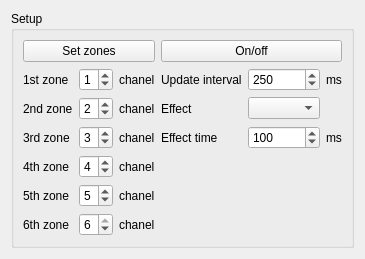
      <widget class="QWidget" name="tab_4">
       <attribute name="title">
        <string>Ext. backlight</string>
       </attribute>
       <layout class="QGridLayout" name="gridLayout_4">
        <item row="0" column="0" colspan="2">
         <widget class="QGroupBox" name="groupBox_2">
          <property name="title">
           <string>Setup</string>
          </property>
          <layout class="QGridLayout" name="gridLayout_19">
           <item row="1" column="0">
            <widget class="QLabel" name="label_4">
             <property name="text">
              <string>1st zone</string>
             </property>
            </widget>
           </item>
           <item row="11" column="1">
            <widget class="QSpinBox" name="spinBox_19">
             <property name="maximum">
              <number>6</number>
             </property>
             <property name="value">
              <number>6</number>
             </property>
            </widget>
           </item>
           <item row="1" column="1">
            <widget class="QSpinBox" name="spinBox_14">
             <property name="maximum">
              <number>6</number>
             </property>
             <property name="value">
              <number>1</number>
             </property>
            </widget>
           </item>
           <item row="5" column="0">
            <widget class="QLabel" name="label_29">
             <property name="text">
              <string>3rd zone</string>
             </property>
            </widget>
           </item>
           <item row="11" column="0">
            <widget class="QLabel" name="label_5">
             <property name="text">
              <string>6th zone</string>
             </property>
            </widget>
           </item>
           <item row="7" column="0">
            <widget class="QLabel" name="label_28">
             <property name="text">
              <string>4th zone</string>
             </property>
            </widget>
           </item>
           <item row="9" column="0">
            <widget class="QLabel" name="label_6">
             <property name="text">
              <string>5th zone</string>
             </property>
            </widget>
           </item>
           <item row="3" column="0">
            <widget class="QLabel" name="label_27">
             <property name="text">
              <string>2nd zone</string>
             </property>
            </widget>
           </item>
           <item row="7" column="1">
            <widget class="QSpinBox" name="spinBox_17">
             <property name="maximum">
              <number>6</number>
             </property>
             <property name="value">
              <number>4</number>
             </property>
            </widget>
           </item>
           <item row="9" column="2">
            <widget class="QLabel" name="label_34">
             <property name="text">
              <string>chanel</string>
             </property>
            </widget>
           </item>
           <item row="3" column="1">
            <widget class="QSpinBox" name="spinBox_15">
             <property name="maximum">
              <number>6</number>
             </property>
             <property name="value">
              <number>2</number>
             </property>
            </widget>
           </item>
           <item row="5" column="2">
            <widget class="QLabel" name="label_32">
             <property name="text">
              <string>chanel</string>
             </property>
            </widget>
           </item>
           <item row="11" column="2">
            <widget class="QLabel" name="label_35">
             <property name="text">
              <string>chanel</string>
             </property>
            </widget>
           </item>
           <item row="1" column="3">
            <widget class="QLabel" name="label_36">
             <property name="text">
              <string>Update interval</string>
             </property>
            </widget>
           </item>
           <item row="7" column="2">
            <widget class="QLabel" name="label_33">
             <property name="text">
              <string>chanel</string>
             </property>
            </widget>
           </item>
           <item row="5" column="1">
            <widget class="QSpinBox" name="spinBox_16">
             <property name="maximum">
              <number>6</number>
             </property>
             <property name="value">
              <number>3</number>
             </property>
            </widget>
           </item>
           <item row="1" column="4">
            <widget class="QSpinBox" name="spinBox_20">
             <property name="minimum">
              <number>100</number>
             </property>
             <property name="maximum">
              <number>5000</number>
             </property>
             <property name="singleStep">
              <number>50</number>
             </property>
             <property name="value">
              <number>250</number>
             </property>
            </widget>
           </item>
           <item row="3" column="2">
            <widget class="QLabel" name="label_31">
             <property name="text">
              <string>chanel</string>
             </property>
            </widget>
           </item>
           <item row="0" column="0" colspan="3">
            <widget class="QPushButton" name="pushButton_29">
             <property name="text">
              <string>Set zones</string>
             </property>
             <property name="checkable">
              <bool>true</bool>
             </property>
            </widget>
           </item>
           <item row="9" column="1">
            <widget class="QSpinBox" name="spinBox_18">
             <property name="maximum">
              <number>6</number>
             </property>
             <property name="value">
              <number>5</number>
             </property>
            </widget>
           </item>
           <item row="1" column="5">
            <widget class="QLabel" name="label_37">
             <property name="text">
              <string>ms</string>
             </property>
            </widget>
           </item>
           <item row="1" column="2">
            <widget class="QLabel" name="label_30">
             <property name="text">
              <string>chanel</string>
             </property>
            </widget>
           </item>
           <item row="0" column="3" colspan="3">
            <widget class="QPushButton" name="pushButton_30">
             <property name="text">
              <string>On/off</string>
             </property>
             <property name="checkable">
              <bool>true</bool>
             </property>
            </widget>
           </item>
           <item row="3" column="3">
            <widget class="QLabel" name="label_38">
             <property name="text">
              <string>Effect</string>
             </property>
            </widget>
           </item>
           <item row="3" column="4">
            <widget class="QComboBox" name="comboBox_7"/>
           </item>
           <item row="5" column="3">
            <widget class="QLabel" name="label_39">
             <property name="text">
              <string>Effect time</string>
             </property>
            </widget>
           </item>
           <item row="5" column="4">
            <widget class="QSpinBox" name="spinBox_21">
             <property name="maximum">
              <number>5000</number>
             </property>
             <property name="singleStep">
              <number>50</number>
             </property>
             <property name="value">
              <number>100</number>
             </property>
            </widget>
           </item>
           <item row="5" column="5">
            <widget class="QLabel" name="label_40">
             <property name="text">
              <string>ms</string>
             </property>
            </widget>
           </item>
          </layout>
         </widget>
        </item>
       </layout>
      </widget>
